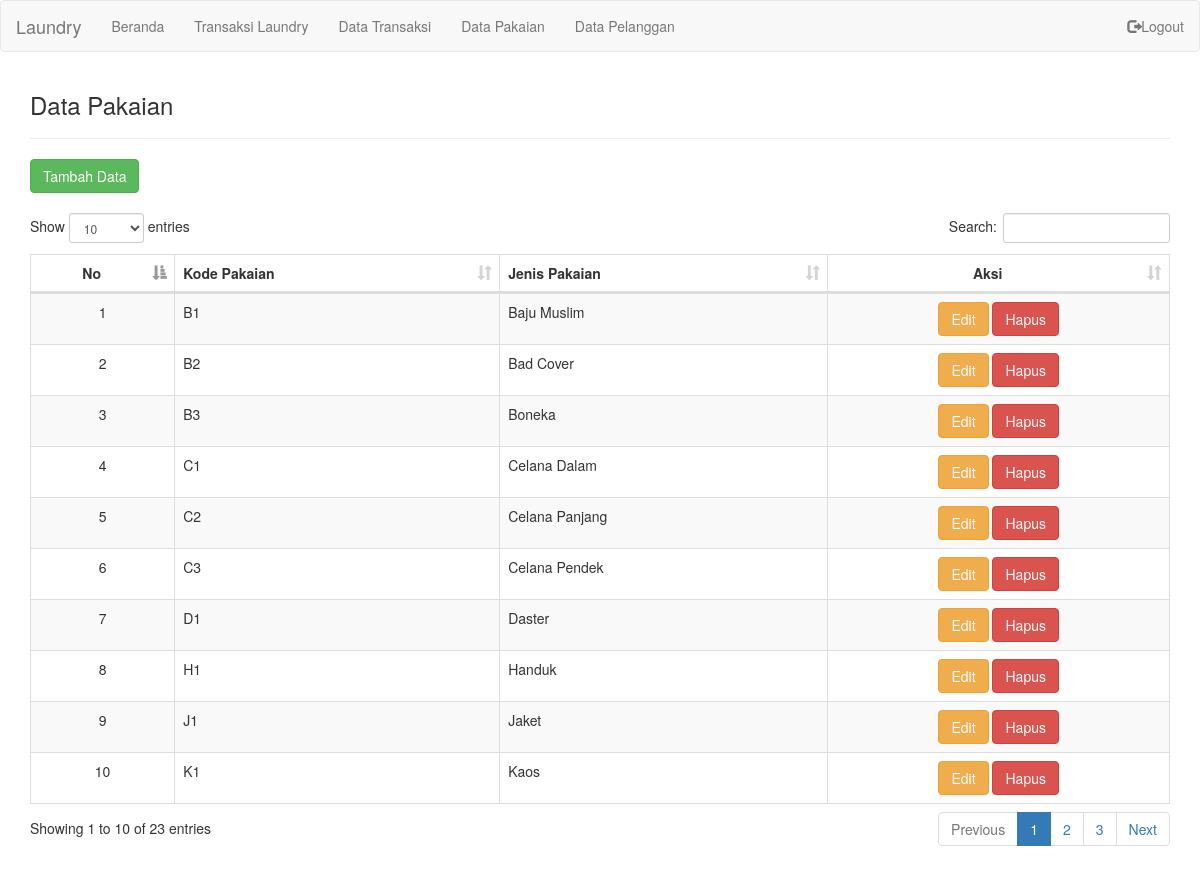
The page /pakaian.php (signed in) on the database its author committed.
### tables this page shows
CREATE TABLE `pakaian` (
  `Id_Pakaian` char(2) NOT NULL,
  `Jenis_Pakaian` varchar(15) NOT NULL
);

### pakaian.php (the view, shortened to what this page needs)
<?php
if(isset($_SESSION['id'])){
?>
<!DOCTYPE html>
<html>
  <head>
    <?php
      include "include/header.php";
    ?>
  </head>
  <body>
    <nav class="navbar navbar-default">
      <div class="container-fluid">
        <div class="navbar-header">
      <a class="navbar-brand" href="#">Laundry</a>
    </div>
    <ul class="nav navbar-nav">
      <?php
        include "include/list.php"
      ?>
    </ul>
    <ul class="nav navbar-nav navbar-right">
      <li><a href="logout.php"><span class="glyphicon glyphicon-log-out"></span>Logout</a></li>
    </ul>
  </div>
</nav>
<div class="container">
  <h3>Data Pakaian</h3>
  <hr>
  <div class="tombol" >
    <a href="tambahdatapakaian.php"><button type="button" class="btn btn-success btn-md " >Tambah Data </button></a>
  </div>
  <br>
<div class="table-responsive">
  <table id="table" class="table table-striped table-bordered" >
    <thead>
      <tr>
        <th style="text-align: center;">No</th>
        <th>Kode Pakaian</th>
        <th>Jenis Pakaian</th>
        <th style="text-align: center;" >Aksi</th>
      </tr>
    </thead>
    <tbody>
      <?php
        include "./include/koneksi.php";
        $i = 0 + 1;
        $sql = mysqli_query($conn, "SELECT * FROM pakaian ORDER BY Id_Pakaian");
        while ($hasil = mysqli_fetch_array($sql)) {
     ?>
  <tr>
      <td style="text-align: center;"><?php echo $i; ?></td>
      <td><?php echo $hasil['Id_Pakaian']; ?></td>
      <td><?php echo $hasil['Jenis_Pakaian']; ?></td>
      <td style="text-align: center;"><a href="editdatapakaian.php?edit=<?php echo $hasil['Id_Pakaian']; ?>" class="btn btn-warning">Edit</a>
      <a href="proses-hapus-pakaian.php?hapus=<?php echo $hasil['Id_Pakaian']; ?>" class="btn btn-danger">Hapus</a></td>
  </tr>
  <?php
      $i++;
      }
    ?>
  </tbody>
  </table>
  </div>
<br>
<br>
<br>
</div>
</body>
</html>
<?php
}else{
	header("location:login/index.php");
}

### rows shown on the page
pakaian: Id_Pakaian "B1", Jenis_Pakaian "Baju Muslim"
pakaian: Id_Pakaian "B2", Jenis_Pakaian "Bad Cover"
pakaian: Id_Pakaian "B3", Jenis_Pakaian "Boneka"
pakaian: Id_Pakaian "C1", Jenis_Pakaian "Celana Dalam"
pakaian: Id_Pakaian "C2", Jenis_Pakaian "Celana Panjang"
pakaian: Id_Pakaian "C3", Jenis_Pakaian "Celana Pendek"
pakaian: Id_Pakaian "D1", Jenis_Pakaian "Daster"
pakaian: Id_Pakaian "H1", Jenis_Pakaian "Handuk"
pakaian: Id_Pakaian "J1", Jenis_Pakaian "Jaket"
pakaian: Id_Pakaian "K1", Jenis_Pakaian "Kaos"
